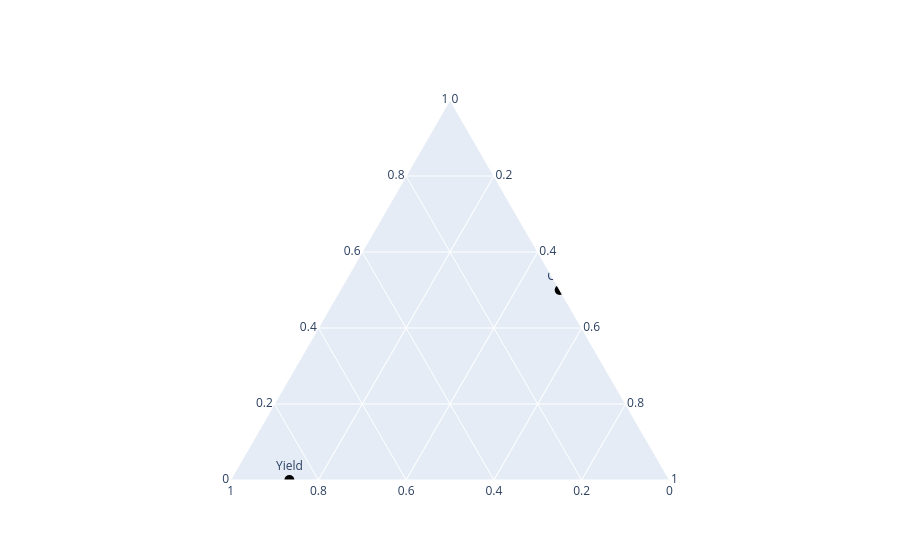

Write notebook code for a chart like this one.
### Code cell
import plotly.graph_objects as go
import numpy as np

# Define the vertices of the equilateral triangle relative to the center
triangle_vertices = [(0.5, 0), (1, np.sqrt(3)/2), (0, np.sqrt(3)/2)]

# Define the labels for the corners
corner_labels = ['Cost', 'Productivity', 'Yield']

# Create a trace for the vertices
trace_vertices = go.Scatterternary(
    mode='markers+text',
    a=[vertex[0] for vertex in triangle_vertices],
    b=[vertex[1] for vertex in triangle_vertices],
    text=corner_labels,
    textposition='top center',
    marker=dict(size=10, color='black')
)

# Create the layout for the ternary plot
layout = go.Layout(
    ternary=dict(
        sum=1,
        aaxis=dict(title=''),
        baxis=dict(title=''),
        caxis=dict(title='')
    )
)

# Create the figure
fig = go.Figure(data=[trace_vertices], layout=layout)

# Show the figure
fig.show()

### Figure 1 — Plotly figure (JSON) as saved in the notebook; plotly's stock layout.template omitted (floating-point values rounded to 4 significant figures)
{"data": [{"a": [0.5, 1, 0], "b": [0, 0.866, 0.866], "marker": {"color": "black", "size": 10}, "mode": "markers+text", "text": ["Cost", "Productivity", "Yield"], "textposition": "top center", "type": "scatterternary"}], "layout": {"ternary": {"aaxis": {"title": {"text": ""}}, "baxis": {"title": {"text": ""}}, "caxis": {"title": {"text": ""}}, "sum": 1}}}
